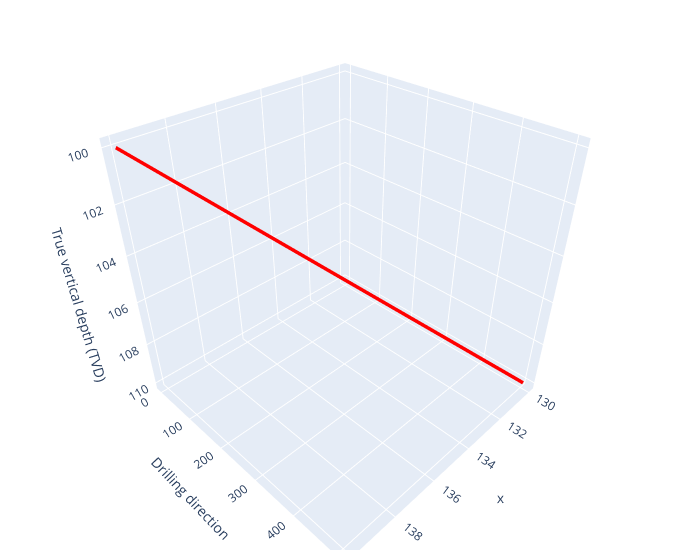

Here is the notebook cell this chart was saved with:
### Code cell
plot(traj_x,traj_y, traj_z)

### Figure 1 — Plotly figure (JSON) as saved in the notebook; plotly's stock layout.template omitted (floating-point values rounded to 4 significant figures; data arrays with more than 128 entries replaced by an {"elided": "..."} marker saying what was removed)
{"data": [{"line": {"color": "red", "width": 7}, "mode": "lines", "name": "survey_interpolated", "type": "scatter3d", "x": {"elided": "505 int values"}, "y": {"elided": "505 int values"}, "z": {"elided": "505 int values"}}], "layout": {"margin": {"b": 10, "l": 10, "r": 20, "t": 10}, "scene": {"yaxis": {"title": {"text": "Drilling direction"}}, "zaxis": {"autorange": "reversed", "title": {"text": "True vertical depth (TVD)"}}}, "width": 700}}
